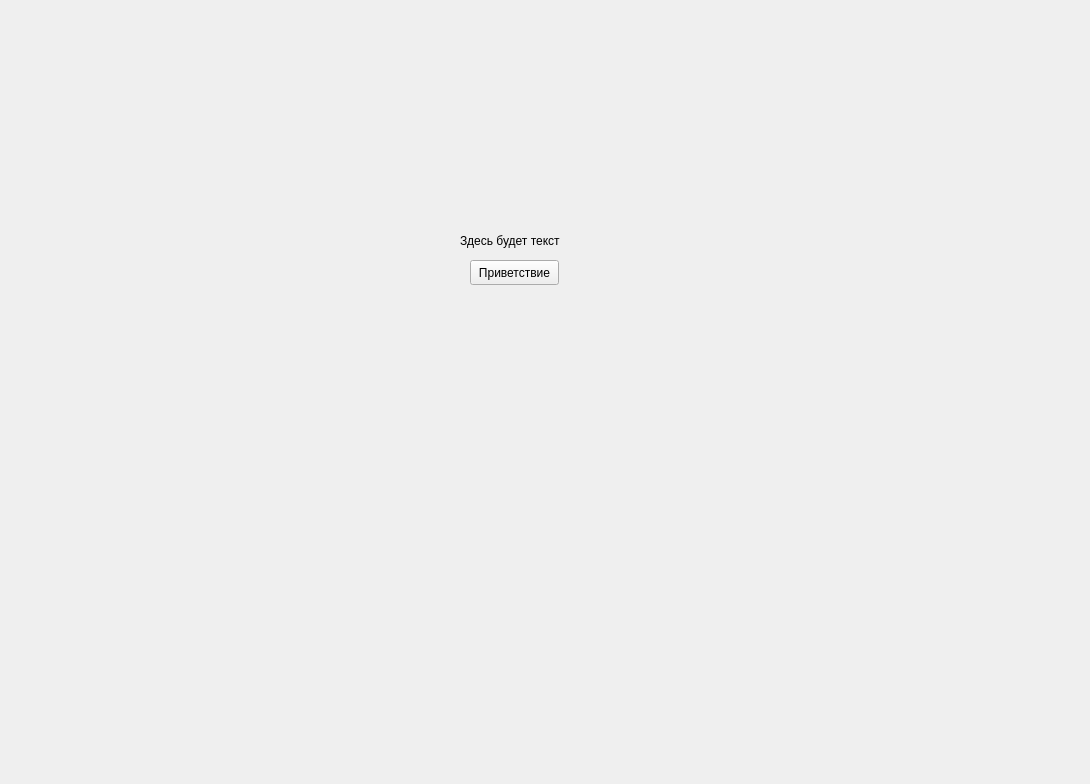
<?xml version="1.0" encoding="UTF-8"?>
<ui version="4.0">
 <class>MyForm</class>
 <widget class="QWidget" name="MyForm">
  <property name="geometry">
   <rect>
    <x>0</x>
    <y>0</y>
    <width>1090</width>
    <height>784</height>
   </rect>
  </property>
  <property name="windowTitle">
   <string>Моя первая форма</string>
  </property>
  <widget class="QLabel" name="label">
   <property name="geometry">
    <rect>
     <x>460</x>
     <y>230</y>
     <width>131</width>
     <height>21</height>
    </rect>
   </property>
   <property name="text">
    <string>Здесь будет текст</string>
   </property>
  </widget>
  <widget class="QPushButton" name="pushButton">
   <property name="geometry">
    <rect>
     <x>470</x>
     <y>260</y>
     <width>89</width>
     <height>25</height>
    </rect>
   </property>
   <property name="text">
    <string>Приветствие</string>
   </property>
  </widget>
 </widget>
 <resources/>
 <connections/>
</ui>
